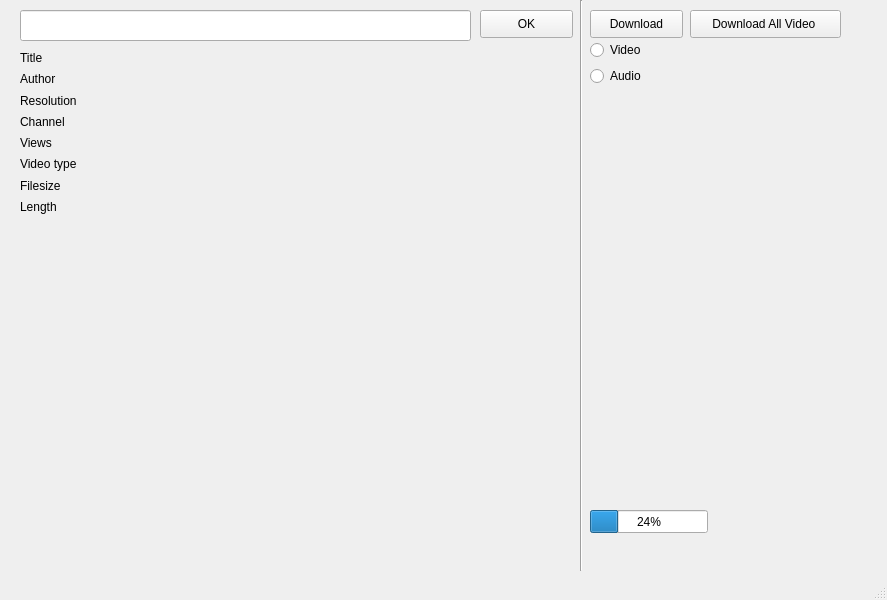
<?xml version="1.0" encoding="UTF-8"?>
<ui version="4.0">
 <class>MainWindow</class>
 <widget class="QMainWindow" name="MainWindow">
  <property name="geometry">
   <rect>
    <x>0</x>
    <y>0</y>
    <width>887</width>
    <height>600</height>
   </rect>
  </property>
  <property name="windowTitle">
   <string>MainWindow</string>
  </property>
  <widget class="QWidget" name="centralwidget">
   <property name="enabled">
    <bool>true</bool>
   </property>
   <widget class="QPushButton" name="btn_ok">
    <property name="geometry">
     <rect>
      <x>480</x>
      <y>10</y>
      <width>93</width>
      <height>28</height>
     </rect>
    </property>
    <property name="text">
     <string>OK</string>
    </property>
   </widget>
   <widget class="QLabel" name="lbl_picture">
    <property name="geometry">
     <rect>
      <x>20</x>
      <y>260</y>
      <width>480</width>
      <height>270</height>
     </rect>
    </property>
    <property name="text">
     <string/>
    </property>
   </widget>
   <widget class="QLineEdit" name="txt_url">
    <property name="geometry">
     <rect>
      <x>20</x>
      <y>10</y>
      <width>451</width>
      <height>31</height>
     </rect>
    </property>
   </widget>
   <widget class="QPushButton" name="btn_download">
    <property name="geometry">
     <rect>
      <x>590</x>
      <y>10</y>
      <width>93</width>
      <height>28</height>
     </rect>
    </property>
    <property name="text">
     <string>Download</string>
    </property>
   </widget>
   <widget class="QWidget" name="verticalLayoutWidget">
    <property name="geometry">
     <rect>
      <x>20</x>
      <y>50</y>
      <width>160</width>
      <height>164</height>
     </rect>
    </property>
    <layout class="QVBoxLayout" name="verticalLayout">
     <item>
      <widget class="QLabel" name="lbl_title">
       <property name="text">
        <string>Title</string>
       </property>
      </widget>
     </item>
     <item>
      <widget class="QLabel" name="lbl_author">
       <property name="text">
        <string>Author</string>
       </property>
      </widget>
     </item>
     <item>
      <widget class="QLabel" name="lbl_resolution">
       <property name="text">
        <string>Resolution</string>
       </property>
      </widget>
     </item>
     <item>
      <widget class="QLabel" name="lbl_channelname">
       <property name="text">
        <string>Channel</string>
       </property>
      </widget>
     </item>
     <item>
      <widget class="QLabel" name="lbl_view">
       <property name="text">
        <string>Views</string>
       </property>
      </widget>
     </item>
     <item>
      <widget class="QLabel" name="lbl_mime">
       <property name="text">
        <string>Video type</string>
       </property>
      </widget>
     </item>
     <item>
      <widget class="QLabel" name="lbl_filesize">
       <property name="text">
        <string>Filesize</string>
       </property>
      </widget>
     </item>
     <item>
      <widget class="QLabel" name="lbl_length">
       <property name="text">
        <string>Length</string>
       </property>
      </widget>
     </item>
    </layout>
   </widget>
   <widget class="QWidget" name="formLayoutWidget">
    <property name="geometry">
     <rect>
      <x>590</x>
      <y>40</y>
      <width>160</width>
      <height>80</height>
     </rect>
    </property>
    <layout class="QFormLayout" name="formLayout">
     <property name="labelAlignment">
      <set>Qt::AlignLeading|Qt::AlignLeft|Qt::AlignTop</set>
     </property>
     <item row="1" column="0">
      <widget class="QRadioButton" name="Rb_Audio">
       <property name="text">
        <string>Audio</string>
       </property>
      </widget>
     </item>
     <item row="0" column="0">
      <widget class="QRadioButton" name="Rb_Video">
       <property name="text">
        <string>Video</string>
       </property>
      </widget>
     </item>
    </layout>
   </widget>
   <widget class="Line" name="line">
    <property name="geometry">
     <rect>
      <x>566</x>
      <y>0</y>
      <width>31</width>
      <height>571</height>
     </rect>
    </property>
    <property name="orientation">
     <enum>Qt::Vertical</enum>
    </property>
   </widget>
   <widget class="QPushButton" name="btn_download_all">
    <property name="geometry">
     <rect>
      <x>690</x>
      <y>10</y>
      <width>151</width>
      <height>28</height>
     </rect>
    </property>
    <property name="text">
     <string>Download All Video </string>
    </property>
   </widget>
   <widget class="QProgressBar" name="progressBar">
    <property name="geometry">
     <rect>
      <x>590</x>
      <y>510</y>
      <width>118</width>
      <height>23</height>
     </rect>
    </property>
    <property name="value">
     <number>24</number>
    </property>
   </widget>
  </widget>
  <widget class="QMenuBar" name="menubar">
   <property name="geometry">
    <rect>
     <x>0</x>
     <y>0</y>
     <width>887</width>
     <height>26</height>
    </rect>
   </property>
  </widget>
  <widget class="QStatusBar" name="statusBar"/>
 </widget>
 <resources/>
 <connections/>
</ui>
